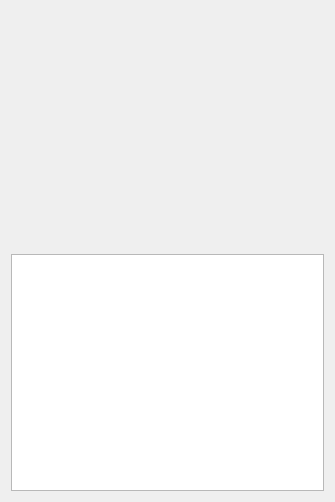
<?xml version="1.0" encoding="UTF-8"?>
<ui version="4.0">
 <class>Movie</class>
 <widget class="QWidget" name="Movie">
  <property name="geometry">
   <rect>
    <x>0</x>
    <y>0</y>
    <width>335</width>
    <height>502</height>
   </rect>
  </property>
  <property name="mouseTracking">
   <bool>true</bool>
  </property>
  <property name="windowTitle">
   <string>Preview (click to close)</string>
  </property>
  <property name="windowIcon">
   <iconset resource="resource.qrc">
    <normaloff>:/resource/16x16_ico_png/ico_filetype_video.png</normaloff>:/resource/16x16_ico_png/ico_filetype_video.png</iconset>
  </property>
  <layout class="QVBoxLayout" name="verticalLayout_2">
   <item>
    <layout class="QVBoxLayout" name="verticalLayout">
     <item>
      <spacer name="verticalSpacer_2">
       <property name="orientation">
        <enum>Qt::Vertical</enum>
       </property>
       <property name="sizeType">
        <enum>QSizePolicy::Expanding</enum>
       </property>
       <property name="sizeHint" stdset="0">
        <size>
         <width>20</width>
         <height>40</height>
        </size>
       </property>
      </spacer>
     </item>
     <item>
      <layout class="QHBoxLayout" name="horizontalLayout">
       <item>
        <spacer name="horizontalSpacer_2">
         <property name="orientation">
          <enum>Qt::Horizontal</enum>
         </property>
         <property name="sizeType">
          <enum>QSizePolicy::Expanding</enum>
         </property>
         <property name="sizeHint" stdset="0">
          <size>
           <width>40</width>
           <height>20</height>
          </size>
         </property>
        </spacer>
       </item>
       <item>
        <widget class="QLabel" name="lblPoster">
         <property name="maximumSize">
          <size>
           <width>16777215</width>
           <height>16777215</height>
          </size>
         </property>
         <property name="text">
          <string/>
         </property>
         <property name="pixmap">
          <pixmap resource="resource.qrc">:/resource/ajax-loader.gif</pixmap>
         </property>
         <property name="scaledContents">
          <bool>true</bool>
         </property>
        </widget>
       </item>
       <item>
        <spacer name="horizontalSpacer">
         <property name="orientation">
          <enum>Qt::Horizontal</enum>
         </property>
         <property name="sizeType">
          <enum>QSizePolicy::Expanding</enum>
         </property>
         <property name="sizeHint" stdset="0">
          <size>
           <width>40</width>
           <height>20</height>
          </size>
         </property>
        </spacer>
       </item>
      </layout>
     </item>
     <item>
      <spacer name="verticalSpacer">
       <property name="orientation">
        <enum>Qt::Vertical</enum>
       </property>
       <property name="sizeType">
        <enum>QSizePolicy::Expanding</enum>
       </property>
       <property name="sizeHint" stdset="0">
        <size>
         <width>20</width>
         <height>40</height>
        </size>
       </property>
      </spacer>
     </item>
    </layout>
   </item>
   <item>
    <widget class="QTextEdit" name="textEdit">
     <property name="minimumSize">
      <size>
       <width>0</width>
       <height>200</height>
      </size>
     </property>
     <property name="frameShape">
      <enum>QFrame::StyledPanel</enum>
     </property>
     <property name="frameShadow">
      <enum>QFrame::Sunken</enum>
     </property>
     <property name="readOnly">
      <bool>true</bool>
     </property>
     <property name="html">
      <string>&lt;!DOCTYPE HTML PUBLIC &quot;-//W3C//DTD HTML 4.0//EN&quot; &quot;http://www.w3.org/TR/REC-html40/strict.dtd&quot;&gt;
&lt;html&gt;&lt;head&gt;&lt;meta name=&quot;qrichtext&quot; content=&quot;1&quot; /&gt;&lt;style type=&quot;text/css&quot;&gt;
p, li { white-space: pre-wrap; }
&lt;/style&gt;&lt;/head&gt;&lt;body style=&quot; font-family:'Sans Serif'; font-size:9pt; font-weight:400; font-style:normal;&quot;&gt;
&lt;p style=&quot;-qt-paragraph-type:empty; margin-top:0px; margin-bottom:0px; margin-left:0px; margin-right:0px; -qt-block-indent:0; text-indent:0px; font-size:8pt;&quot;&gt;&lt;br /&gt;&lt;/p&gt;&lt;/body&gt;&lt;/html&gt;</string>
     </property>
    </widget>
   </item>
  </layout>
 </widget>
 <tabstops>
  <tabstop>textEdit</tabstop>
 </tabstops>
 <resources>
  <include location="resource.qrc"/>
 </resources>
 <connections/>
</ui>
